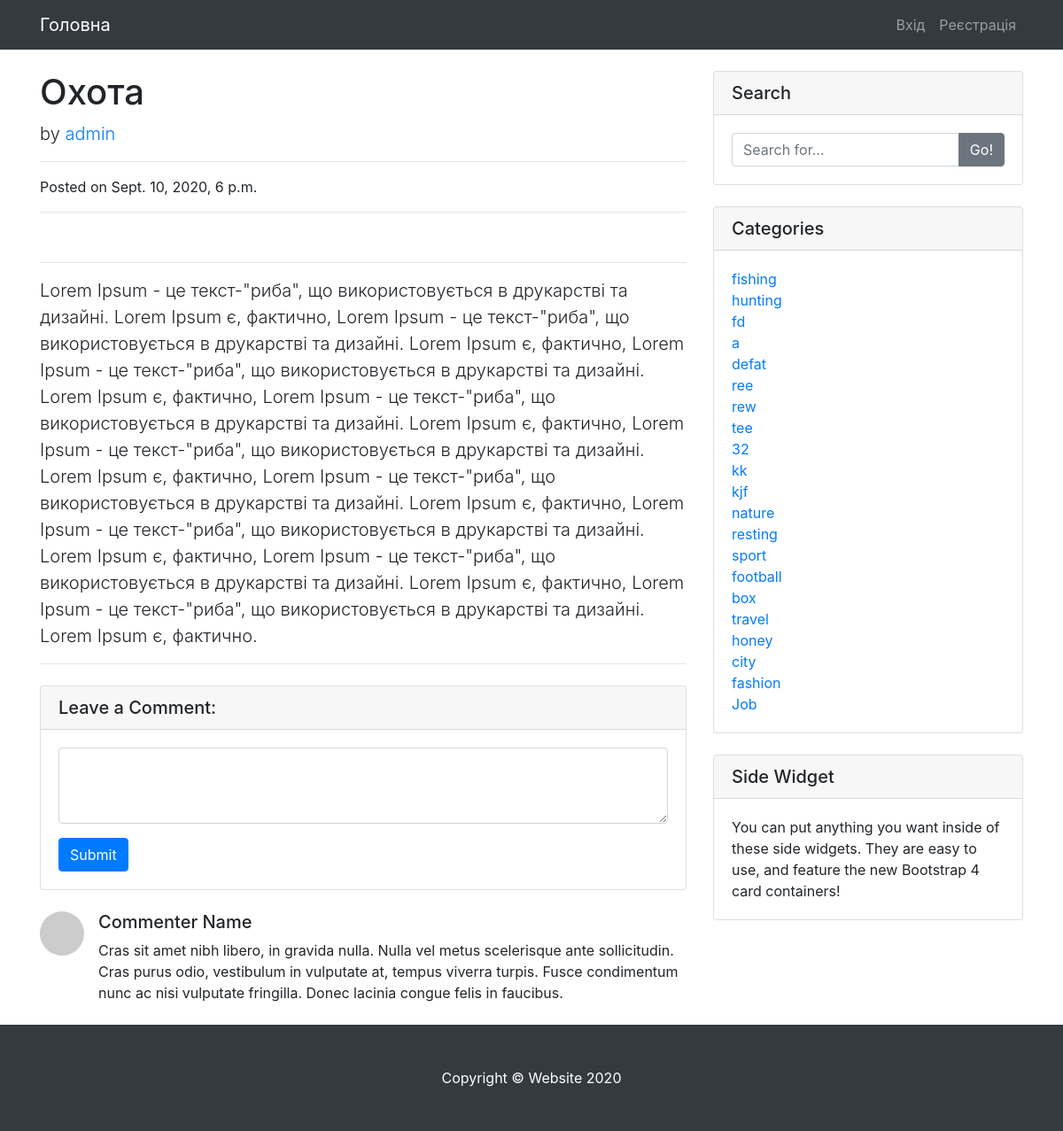
Page /articles/2/ on the committed database.
### blog/models.py (models this page shows, shortened)
class Post(models.Model):
    class Meta:
        db_table = 'post'
        verbose_name = 'Стаття'
        verbose_name_plural = "Статті"
        ordering = ['create']
    title = models.CharField("Заголовок", max_length=200)
    author = models.ForeignKey(
        'auth.User',
        on_delete=models.CASCADE,
    )
    text = models.TextField("Текст статті", max_length=2500)
    image = models.ImageField("Зображення", upload_to="images/", blank=True)
    create = models.DateTimeField("Створенно", auto_now_add=True)
    update = models.DateTimeField("Обновленно", auto_now=True)
    moderation = models.BooleanField("Модерація", default=False)
    tags = TaggableManager()
    @property
    def image_url(self):
        if self.image and hasattr(self.image, 'url'):
            return self.image.url

### blog/views.py (the view)
# urls.py: path('articles/<int:id>/', SingleArticle.as_view(), name='articles'),
class SingleArticle(TagMixin, ListView):
    template_name = 'single_article.html'
    model = Post
    context_object_name = 'article'
    def get_queryset(self):
        return get_object_or_404(Post, pk=self.kwargs.get('id'))

### blog/views.py (called while the page is built)
    def get_context_data(self, **kwargs):
        context = super(TagMixin, self).get_context_data(**kwargs)
        context['tags'] = Tag.objects.all()
        return context

### templates/single_article.html (shortened to what this page needs)
{% extends 'base.html' %}
{% block content %}
  <div class="container">
    <div class="row">
      <div class="col-lg-8">
        <h1 class="mt-4">{{ article.title }}</h1>
        <p class="lead">
          by
          <a href="#">{{ article.author }}</a>
        </p>
        <hr>
        <p>Posted on {{ article.update }}</p>
        <hr>
        <hr>
        <p class="lead">
            {{ article.text }}
        </p>
        <hr>
        <div class="card my-4">
          <h5 class="card-header">Leave a Comment:</h5>
          <div class="card-body">
            <form>
              <div class="form-group">
                <textarea class="form-control" rows="3"></textarea>
              </div>
              <button type="submit" class="btn btn-primary">Submit</button>
            </form>
          </div>
        </div>
        <div class="media mb-4">
          <img class="d-flex mr-3 rounded-circle" src="http://placehold.it/50x50" alt="">
          <div class="media-body">
            <h5 class="mt-0">Commenter Name</h5>
            Cras sit amet nibh libero, in gravida nulla. Nulla vel metus scelerisque ante sollicitudin. Cras purus odio, vestibulum in vulputate at, tempus viverra turpis. Fusce condimentum nunc ac nisi vulputate fringilla. Donec lacinia congue felis in faucibus.
          </div>
        </div>
      </div>
      <div class="col-md-4">
        <div class="card my-4">
          <h5 class="card-header">Search</h5>
          <div class="card-body">
            <div class="input-group">
              <input type="text" class="form-control" placeholder="Search for...">
              <span class="input-group-append">
                <button class="btn btn-secondary" type="button">Go!</button>
              </span>
            </div>
          </div>
        </div>
        <div class="card my-4">
          <h5 class="card-header">Categories</h5>
          <div class="card-body">
            <div class="row">
              <div class="col-lg-6">
                <ul class="list-unstyled mb-0">
                    {% for tag in tags %}
                     <li>
                        <a href="{% url 'tagged' tag.slug%}">{{ tag.name }}</a>
                     </li>
                    {% endfor %}
                </ul>
              </div>
            </div>
          </div>
        </div>
        <div class="card my-4">
          <h5 class="card-header">Side Widget</h5>
          <div class="card-body">
            You can put anything you want inside of these side widgets. They are easy to use, and feature the new Bootstrap 4 card containers!
          </div>
        </div>
      </div>
    </div>
  </div>
{% endblock %}

### static/css/style.css (style rules this page uses)
body { padding-top: 56px; }

### rows in the picture
Post: title "Охота", author "admin", update "Sept. 10, 2020, 6 p.m.", text "Lorem Ipsum - це текст-\"риба\", що використовується в друкарстві та дизайні. Lorem Ipsum є, фактично, Lorem Ipsum - це текст-\"риба\", що використовується в друкарстві та дизайні. Lorem Ipsum є, фактично, Lorem Ipsum - це текст-\"риба\", що використовується в друкарстві та дизайні. Lorem Ipsum є, фактично, Lorem Ipsum - це текст-\"риба\", що використовується в друкарстві та дизайні. Lorem Ipsum є, фактично, Lorem Ipsum - це текст-\"риба\", що використовується в друкарстві та дизайні. Lorem Ipsum є, фактично, Lorem Ipsum - це текст-\"риба\", що використовується в друкарстві та дизайні. Lorem Ipsum є, фактично, Lorem Ipsum - це текст-\"риба\", що використовується в друкарстві та дизайні. Lorem Ipsum є,…"
Tag: name "fishing"
Tag: name "hunting"
Tag: name "fd"
Tag: name "a"
Tag: name "defat"
Tag: name "ree"
Tag: name "rew"
Tag: name "tee"
Tag: name "32"
Tag: name "kk"
Tag: name "kjf"
Tag: name "nature"
Tag: name "resting"
Tag: name "sport"
Tag: name "football"
Tag: name "box"
Tag: name "travel"
Tag: name "honey"
Tag: name "city"
Tag: name "fashion"
Tag: name "Job"
